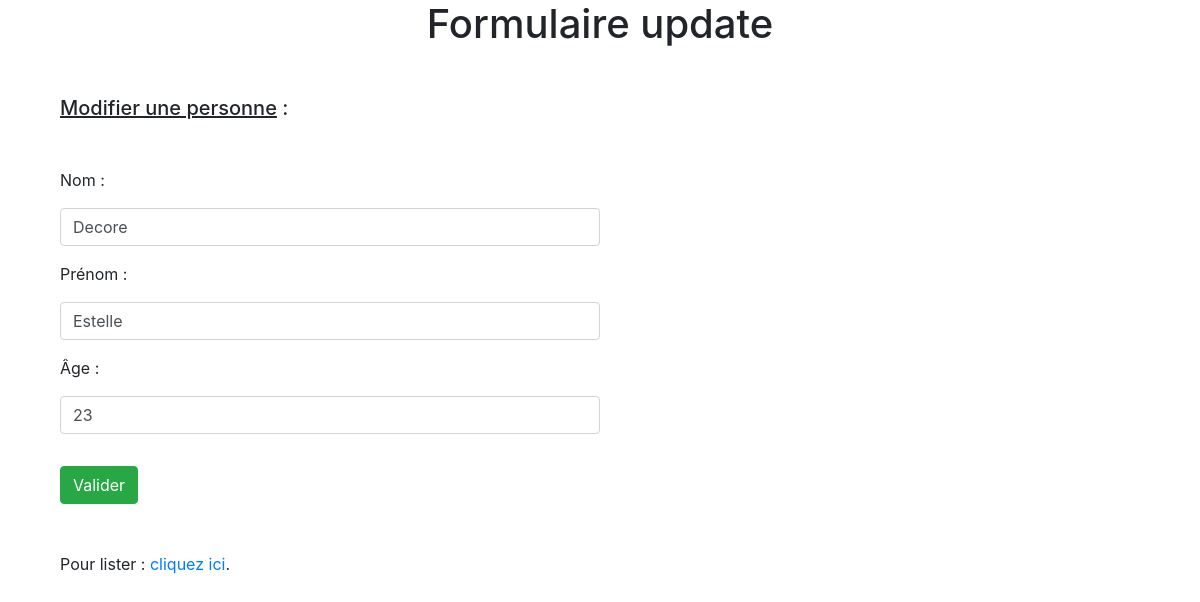
Page /modifier_personne.php?id=12 on the committed database.
### tables this page shows
CREATE TABLE IF NOT EXISTS `personnes` (
  `id` int(11) NOT NULL AUTO_INCREMENT,
  `nom` varchar(30) NOT NULL,
  `prenom` varchar(30) NOT NULL,
  `age` int(255) NOT NULL,
  PRIMARY KEY (`id`)
);

### modifier_personne.php (the view, shortened to what this page needs)
<!DOCTYPE html>
<html>
<head>
    <link rel="stylesheet" href="https://use.fontawesome.com/releases/v5.8.1/css/all.css"
>
    <link rel="stylesheet" href="https://stackpath.bootstrapcdn.com/bootstrap/4.3.1/css/bootstrap.min.css"
>
</head>
<body>
<?php
$id = $_GET['id'];
try {
    $pdo = new PDO('mysql:host=localhost;dbname=premiere_bdd', 'root', '');
} catch (PDOException $e) {
    print "Erreur !: " . $e->getMessage() . "<br/>";
    die();
}
$req = "SELECT * FROM personnes WHERE id = $id";
$res = $pdo->query($req);
$personne = $res->fetch(PDO::FETCH_ASSOC);
?>
<div class="container">
    <h1 style="text-align: center">Formulaire update</h1>
    <div class="col-12 my-5">
        <h5><u>Modifier une personne</u> :</h5>
        <form class="mt-5" method="POST" action="fct/edit_personne.php">
            <div class="form-group col-6 p-0">
                <label>Nom :</label>
                <?php
                echo("<input class='form-control my-2' type='text' name='nom' id='nom' value='" . $personne['nom'] . "'>");
                ?>
            </div>
            <div class="form-group col-6 p-0">
                <label>Prénom :</label>
                <?php
                echo("<input class='form-control my-2' type='text' name='prenom' id='prenom' value='" . $personne['prenom'] . "'>");
                ?>
            </div>
            <div class="form-group col-6 p-0">
                <label>Âge :</label>
                <?php
                echo("<input class='form-control my-2' type='number' name='age' id='age' value='" . $personne['age'] . "'>");
                ?>
            </div>
            <button type="submit" class="mt-3 mb-5 btn btn-success">Valider</button>
        </form>
        <p>Pour lister : <a href="liste_personne.php">cliquez ici</a>.</p>
    </div>
</body>
</html>

### rows in the picture
personnes: nom "Decore", prenom "Estelle", age "23"
